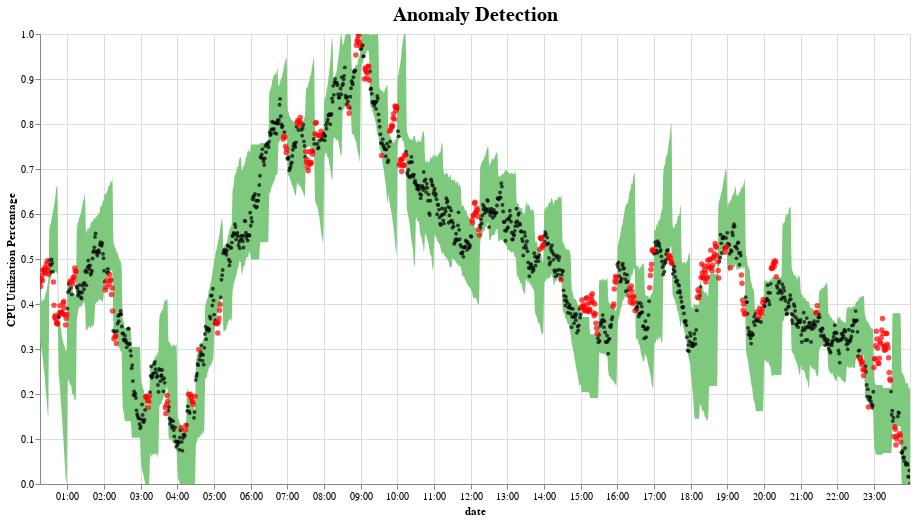

The code cell stored with this chart in its notebook:
### Markdown cell above
See the number of anomalies predicted for each time_interval. A cold start is expected initially.

### Code cell
plot_anomalies(pred_result_df)

### Figure 1 — Vega-Lite specification as saved in the notebook (floating-point values rounded to 4 significant figures; data arrays with more than 128 entries replaced by an {"elided": "..."} marker saying what was removed)
{"config": {"view": {"continuousWidth": 400, "continuousHeight": 300}, "title": {"fontSize": 20}}, "layer": [{"data": {"name": "data-6361f7ff1b27c05920b166b650ea2625"}, "mark": {"type": "area", "color": "#7FC97F", "interpolate": "basis"}, "encoding": {"tooltip": [{"type": "nominal", "field": "ds"}, {"type": "quantitative", "field": "fact"}, {"type": "quantitative", "field": "lower_std"}, {"type": "quantitative", "field": "upper_std"}], "x": {"type": "temporal", "axis": {"format": "%H:%M"}, "field": "ds", "title": "date"}, "y": {"type": "quantitative", "field": "upper_std"}, "y2": {"field": "lower_std"}}, "selection": {"selector025": {"type": "interval", "bind": "scales", "encodings": ["x", "y"]}}, "title": "Anomaly Detection"}, {"data": {"name": "data-bb6d68471d9aac805bfb859eebaa627d"}, "mark": {"type": "circle", "color": "Black", "opacity": 0.7, "size": 15}, "encoding": {"tooltip": [{"type": "nominal", "field": "ds"}, {"type": "quantitative", "field": "fact"}, {"type": "quantitative", "field": "lower_std"}, {"type": "quantitative", "field": "upper_std"}], "x": {"type": "temporal", "field": "ds"}, "y": {"type": "quantitative", "field": "fact", "title": "CPU Utilization Percentage"}}, "selection": {"selector026": {"type": "interval", "bind": "scales", "encodings": ["x", "y"]}}}, {"data": {"name": "data-06c2186152d0f8cbc1faa5ed1353576a"}, "mark": {"type": "circle", "color": "Red", "size": 30}, "encoding": {"tooltip": [{"type": "nominal", "field": "ds"}, {"type": "quantitative", "field": "fact"}, {"type": "quantitative", "field": "lower_std"}, {"type": "quantitative", "field": "upper_std"}], "x": {"type": "temporal", "field": "ds"}, "y": {"type": "quantitative", "field": "fact", "title": "CPU Utilization Percentage"}}, "selection": {"selector027": {"type": "interval", "bind": "scales", "encodings": ["x", "y"]}}}], "height": 450, "width": 870, "$schema": "https://vega.github.io/schema/vega-lite/v4.8.1.json", "datasets": {"data-6361f7ff1b27c05920b166b650ea2625": {"elided": "1425 records"}, "data-bb6d68471d9aac805bfb859eebaa627d": {"elided": "1070 records"}, "data-06c2186152d0f8cbc1faa5ed1353576a": {"elided": "355 records"}}}
